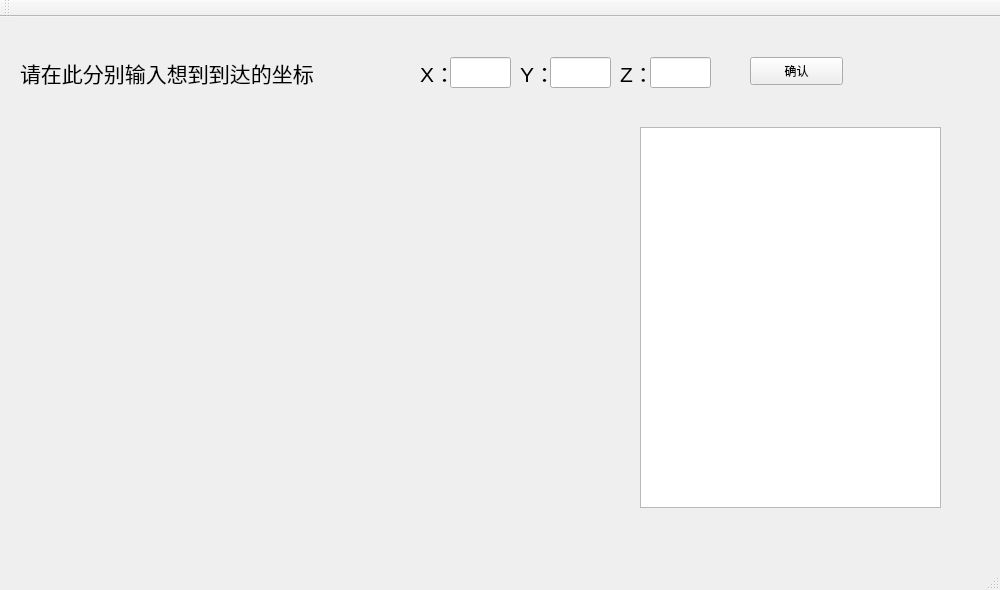
<?xml version="1.0" encoding="UTF-8"?>
<ui version="4.0">
 <class>MainWindow</class>
 <widget class="QMainWindow" name="MainWindow">
  <property name="geometry">
   <rect>
    <x>0</x>
    <y>0</y>
    <width>1000</width>
    <height>590</height>
   </rect>
  </property>
  <property name="windowTitle">
   <string>MainWindow</string>
  </property>
  <property name="layoutDirection">
   <enum>Qt::LeftToRight</enum>
  </property>
  <widget class="QWidget" name="centralWidget">
   <widget class="QPushButton" name="queren">
    <property name="geometry">
     <rect>
      <x>750</x>
      <y>40</y>
      <width>93</width>
      <height>28</height>
     </rect>
    </property>
    <property name="text">
     <string>确认</string>
    </property>
   </widget>
   <widget class="QLineEdit" name="Xzuobiao">
    <property name="geometry">
     <rect>
      <x>450</x>
      <y>40</y>
      <width>61</width>
      <height>31</height>
     </rect>
    </property>
   </widget>
   <widget class="QTextEdit" name="textEdit">
    <property name="geometry">
     <rect>
      <x>640</x>
      <y>110</y>
      <width>301</width>
      <height>381</height>
     </rect>
    </property>
   </widget>
   <widget class="QLineEdit" name="Yzuobiao">
    <property name="geometry">
     <rect>
      <x>550</x>
      <y>40</y>
      <width>61</width>
      <height>31</height>
     </rect>
    </property>
   </widget>
   <widget class="QLineEdit" name="Zzuobiao">
    <property name="geometry">
     <rect>
      <x>650</x>
      <y>40</y>
      <width>61</width>
      <height>31</height>
     </rect>
    </property>
   </widget>
   <widget class="QLabel" name="label">
    <property name="geometry">
     <rect>
      <x>420</x>
      <y>40</y>
      <width>41</width>
      <height>31</height>
     </rect>
    </property>
    <property name="layoutDirection">
     <enum>Qt::RightToLeft</enum>
    </property>
    <property name="text">
     <string>&lt;html&gt;&lt;head/&gt;&lt;body&gt;&lt;p&gt;&lt;span style=&quot; font-size:16pt;&quot;&gt;X：&lt;/span&gt;&lt;/p&gt;&lt;/body&gt;&lt;/html&gt;</string>
    </property>
   </widget>
   <widget class="QLabel" name="label_2">
    <property name="geometry">
     <rect>
      <x>520</x>
      <y>40</y>
      <width>41</width>
      <height>31</height>
     </rect>
    </property>
    <property name="layoutDirection">
     <enum>Qt::RightToLeft</enum>
    </property>
    <property name="text">
     <string>&lt;html&gt;&lt;head/&gt;&lt;body&gt;&lt;p&gt;&lt;span style=&quot; font-size:16pt;&quot;&gt;Y：&lt;/span&gt;&lt;/p&gt;&lt;/body&gt;&lt;/html&gt;</string>
    </property>
   </widget>
   <widget class="QLabel" name="label_3">
    <property name="geometry">
     <rect>
      <x>620</x>
      <y>40</y>
      <width>41</width>
      <height>31</height>
     </rect>
    </property>
    <property name="layoutDirection">
     <enum>Qt::RightToLeft</enum>
    </property>
    <property name="text">
     <string>&lt;html&gt;&lt;head/&gt;&lt;body&gt;&lt;p&gt;&lt;span style=&quot; font-size:16pt;&quot;&gt;Z：&lt;/span&gt;&lt;/p&gt;&lt;/body&gt;&lt;/html&gt;</string>
    </property>
   </widget>
   <widget class="QLabel" name="label_4">
    <property name="geometry">
     <rect>
      <x>20</x>
      <y>40</y>
      <width>391</width>
      <height>31</height>
     </rect>
    </property>
    <property name="layoutDirection">
     <enum>Qt::RightToLeft</enum>
    </property>
    <property name="text">
     <string>&lt;html&gt;&lt;head/&gt;&lt;body&gt;&lt;p&gt;&lt;span style=&quot; font-size:16pt;&quot;&gt;请在此分别输入想到到达的坐标&lt;/span&gt;&lt;/p&gt;&lt;/body&gt;&lt;/html&gt;</string>
    </property>
   </widget>
  </widget>
  <widget class="QMenuBar" name="menuBar">
   <property name="geometry">
    <rect>
     <x>0</x>
     <y>0</y>
     <width>1000</width>
     <height>26</height>
    </rect>
   </property>
  </widget>
  <widget class="QToolBar" name="mainToolBar">
   <attribute name="toolBarArea">
    <enum>TopToolBarArea</enum>
   </attribute>
   <attribute name="toolBarBreak">
    <bool>false</bool>
   </attribute>
  </widget>
  <widget class="QStatusBar" name="statusBar"/>
 </widget>
 <layoutdefault spacing="6" margin="11"/>
 <resources/>
 <connections/>
</ui>
